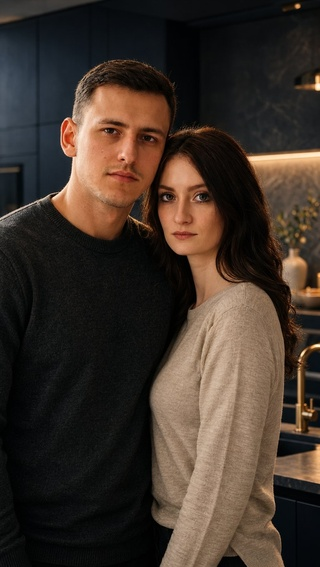
#> input picture tools/src/team/new/rob-kate-novye.jpg, 320 x 567 px, shrunk from 768 x 1360 before the run
$ python cutout.py
#> lines starting #> are read from the running program, lines starting #| are printed output that depends on the picture; after the words box and inside, x2 and y2 are one past the last pixel; in counts of white or black regions, pixels touching at a corner belong together
#!/usr/bin/env python3
# -*- coding: utf-8 -*-
"""
ВЫРЕЗАНИЕ ФОНА (GrabCut)
========================
Модели сегментации в этой песочнице недоступны — они скачиваются с хостов,
которые закрыты. Поэтому режем по-старому: GrabCut из OpenCV плюс чистка
маски морфологией. Результат — PNG с альфой, дальше обложка сама решает,
куда и как его вписывать.

    python3 tools/cutout.py
"""

import os
import sys

import cv2
import numpy as np
from PIL import Image

ROOT = os.path.dirname(os.path.dirname(os.path.abspath(__file__)))
SRC = os.path.join(ROOT, 'tools', 'src')

# Прямоугольник-подсказка: примерно где стоят люди. Всё, что уверенно фон
# (левые и верхние углы кадра), GrabCut помечает сам.
HINT = {
    'team/new/rob-kate-novye.jpg': (0.24, 0.07, 1.0, 1.0),
}


def grab(name, hint=None):
#> called with name = 'team/new/rob-kate-novye.jpg'
    path = os.path.join(SRC, name)
    bgr = cv2.imread(path, cv2.IMREAD_COLOR)
#> bgr is the input picture: shape (567, 320, 3); mean B, G, R 42.3, 51.1, 63.2
    if bgr is None:
        raise SystemExit(f'не открылось: {path}')
    h, w = bgr.shape[:2]
#> h = 567; w = 320

    if hint is None:
        hint = HINT.get(name, (0.12, 0.06, 0.88, 0.98))
    x0 = int(w * hint[0]); y0 = int(h * hint[1])
#> after `x0 = int(w * hint[0])`: x0 = 76
#> after `y0 = int(h * hint[1])`: y0 = 39
    x1 = int(w * hint[2]); y1 = int(h * hint[3])
#> after `x1 = int(w * hint[2])`: x1 = 320
#> after `y1 = int(h * hint[3])`: y1 = 567
    rect = (max(0, x0), max(0, y0), min(w, x1) - max(0, x0), min(h, y1) - max(0, y0))
#> rect = (76, 39, 244, 528)

    mask = np.zeros((h, w), np.uint8)
    bgd = np.zeros((1, 65), np.float64)
    fgd = np.zeros((1, 65), np.float64)

    # несколько проходов: первый черновой, дальше алгоритм уточняет границу
    for _ in range(4):
        cv2.grabCut(bgr, mask, rect, bgd, fgd, 3, cv2.GC_INIT_WITH_RECT)
        cv2.grabCut(bgr, mask, None, bgd, fgd, 3, cv2.GC_INIT_WITH_MASK)

    alpha = np.where((mask == cv2.GC_FGD) | (mask == cv2.GC_PR_FGD), 255, 0).astype(np.uint8)
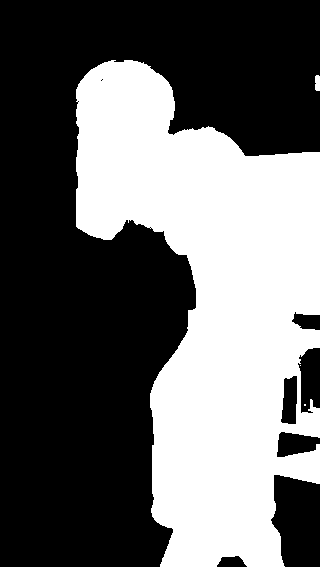
#> alpha: shape (567, 320); 40.3% white; 4 white regions (2 under 20 px), largest, box (x1, y1, x2, y2) and area: (76, 60, 320, 567) 72984, (315, 75, 320, 91) 76

    # убираем мусор и сглаживаем край
    k = np.ones((7, 7), np.uint8)
    alpha = cv2.morphologyEx(alpha, cv2.MORPH_OPEN, k)
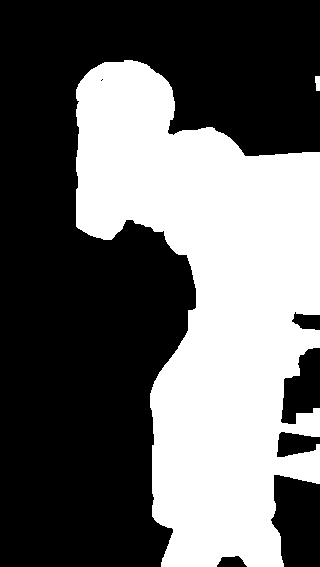
#> alpha: shape (567, 320); 40.1% white; 2 white regions, box (x1, y1, x2, y2) and area: (76, 60, 320, 567) 72702, (315, 76, 320, 91) 67
    alpha = cv2.morphologyEx(alpha, cv2.MORPH_CLOSE, np.ones((15, 15), np.uint8))
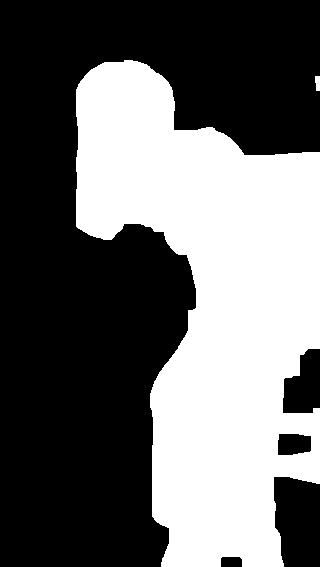
#> alpha: shape (567, 320); 40.6% white; 2 white regions, box (x1, y1, x2, y2) and area: (76, 60, 320, 567) 73677, (315, 76, 320, 91) 67

    # оставляем только самую крупную связную область — люди одни
    n, lab, stats, _ = cv2.connectedComponentsWithStats(alpha, 8)
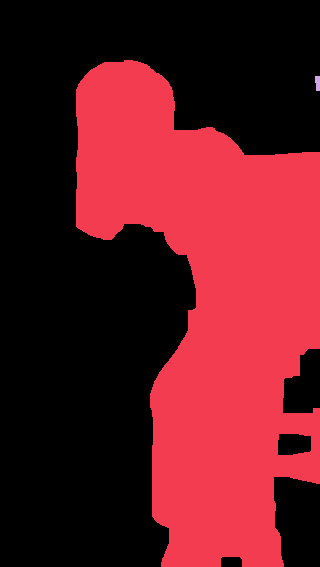
#> lab: shape (567, 320) int32; 3 distinct labels, from 0 to 2; one colour per label, 0 black
#> n = 3; stats = [[0, 0, 320, 567, 107696], [76, 60, 244, 507, 73677], [315, 76, 5, 15, 67]]
    if n > 1:
        biggest = 1 + int(np.argmax(stats[1:, cv2.CC_STAT_AREA]))
#> biggest = 1
        alpha = np.where(lab == biggest, 255, 0).astype(np.uint8)
#> alpha: shape (567, 320); 40.6% white; 1 white region, box (x1, y1, x2, y2) and area: (76, 60, 320, 567) 73677

    # мягкий край: жёсткая граница сразу выдаёт вырезку
    alpha = cv2.GaussianBlur(alpha, (0, 0), 3)
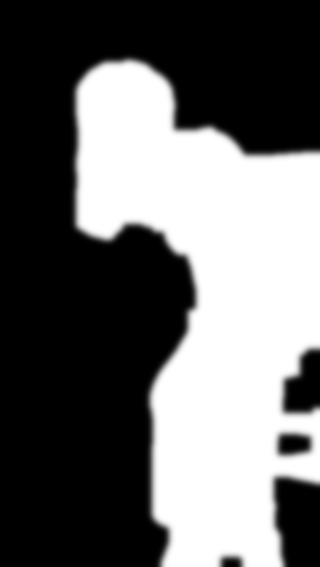
#> alpha: shape (567, 320); min 0, max 255, mean 103.5

    rgb = cv2.cvtColor(bgr, cv2.COLOR_BGR2RGB)
    out = Image.fromarray(rgb, 'RGB').convert('RGBA')
    out.putalpha(Image.fromarray(alpha))
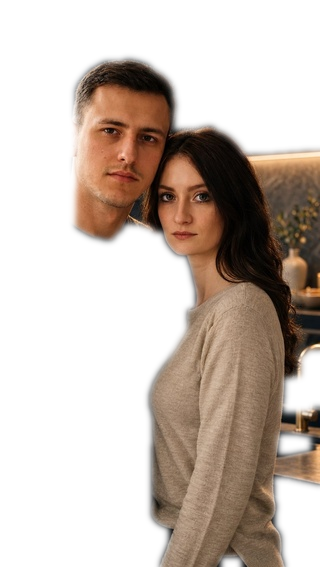
#> out: PIL image 320x567 RGBA; mean R, G, B, A 63.2, 51.1, 42.3, 103.5; transparent parts drawn white
    return out


def report(img):
    a = np.asarray(img.getchannel('A'))
    ys, xs = np.where(a > 40)
    if len(xs) == 0:
        return 'маска пустая — вырезание не удалось'
    h, w = a.shape
#> h = 567; w = 320
    return (f'люди занимают x {xs.min()}…{xs.max()} из {w}, y {ys.min()}…{ys.max()} из {h}; '
            f'плотных пикселей {100.0 * (a > 200).mean():.1f}% кадра')


if __name__ == '__main__':
    for name in HINT:
        img = grab(name)
        dst = os.path.join(SRC, name.replace('.jpg', '-bez-fona.png'))
        img.save(dst)
        print(f'{os.path.relpath(dst, ROOT)}')
        print(f'   {report(img)}')
#|    люди занимают x 73…319 из 320, y 57…566 из 567; плотных пикселей 39.0% кадра

$ run again, with tools/src/team/new/obrazec-rob-kate.jpg copied over tools/src/team/new/rob-kate-novye.jpg
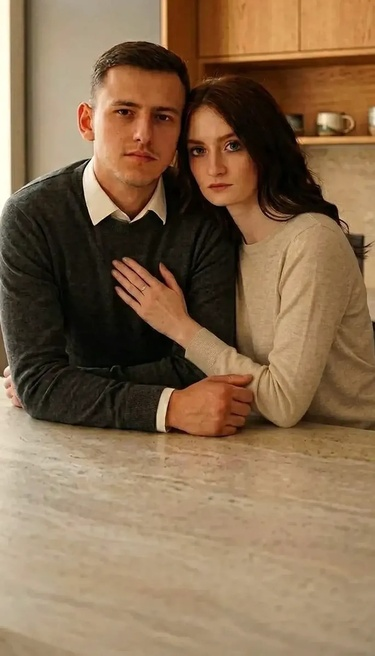
#> input picture tools/src/team/new/obrazec-rob-kate.jpg, 375 x 656 px, shrunk from 900 x 1575 before the run
#> in grab, bgr is the input picture: shape (656, 375, 3); mean B, G, R 79.2, 107.8, 134.8
#> in grab, `alpha = cv2.morphologyEx(alpha, cv2.MORPH_CLOSE, np.ones((15, 15), np...`:
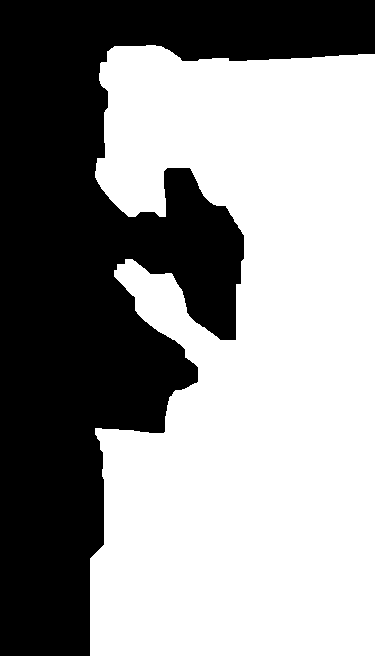
#> alpha: shape (656, 375); 58% white; 1 black region, box (x1, y1, x2, y2) and area: (0, 0, 375, 656) 103417
#> n = 2; stats = [[0, 0, 375, 656, 103417], [90, 45, 285, 611, 142583]]
#> biggest = 1
#> in grab, `out.putalpha(Image.fromarray(alpha))`:
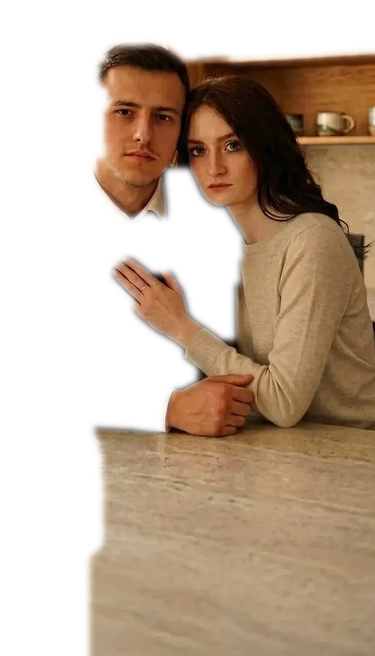
#> out: PIL image 375x656 RGBA; mean R, G, B, A 134.8, 107.8, 79.2, 147.8; transparent parts drawn white
#|    люди занимают x 87…374 из 375, y 42…655 из 656; плотных пикселей 56.6% кадра

$ run again, with tools/src/team/new/ref-katya-2.jpg copied over tools/src/team/new/rob-kate-novye.jpg
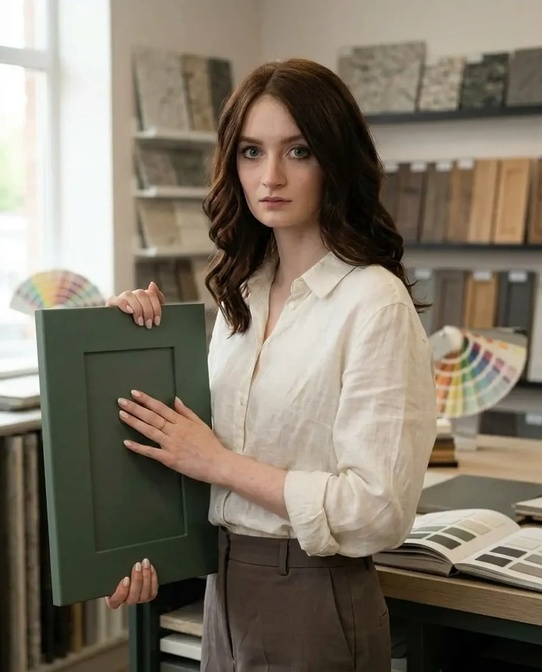
#> input picture tools/src/team/new/ref-katya-2.jpg, 542 x 672 px, shrunk from 1300 x 1614 before the run
#> in grab, bgr is the input picture: shape (672, 542, 3); mean B, G, R 104.7, 119.5, 129
#> in grab, `n, lab, stats, _ = cv2.connectedComponentsWithStats(alpha, 8)`:
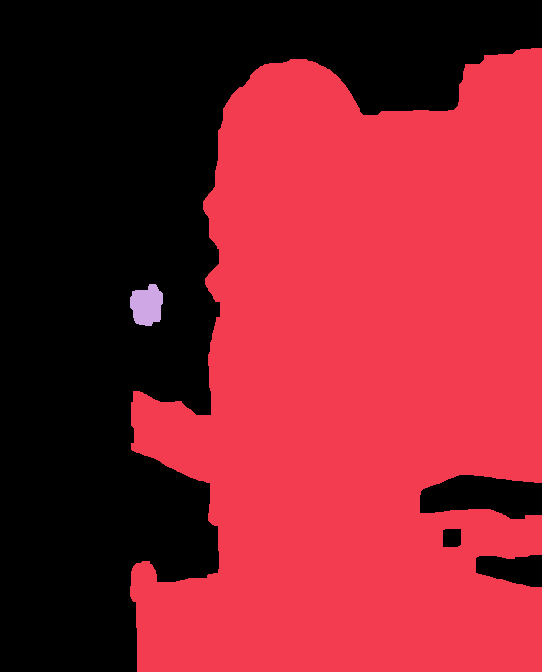
#> lab: shape (672, 542) int32; 3 distinct labels, from 0 to 2; one colour per label, 0 black
#> n = 3; stats = [[0, 0, 542, 672, 162163], [130, 48, 412, 624, 200999], [130, 284, 33, 42, 1062]]
#> biggest = 1
#> in grab, `out.putalpha(Image.fromarray(alpha))`:
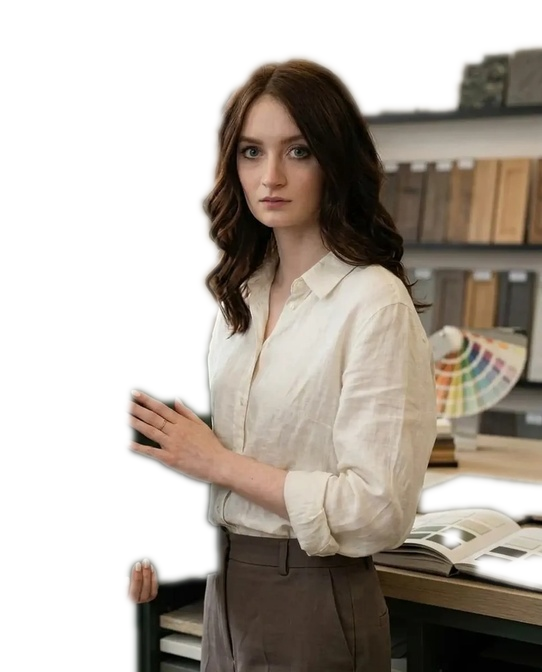
#> out: PIL image 542x672 RGBA; mean R, G, B, A 129, 119.5, 104.7, 140.7; transparent parts drawn white
#|    люди занимают x 127…541 из 542, y 45…671 из 672; плотных пикселей 54.1% кадра
